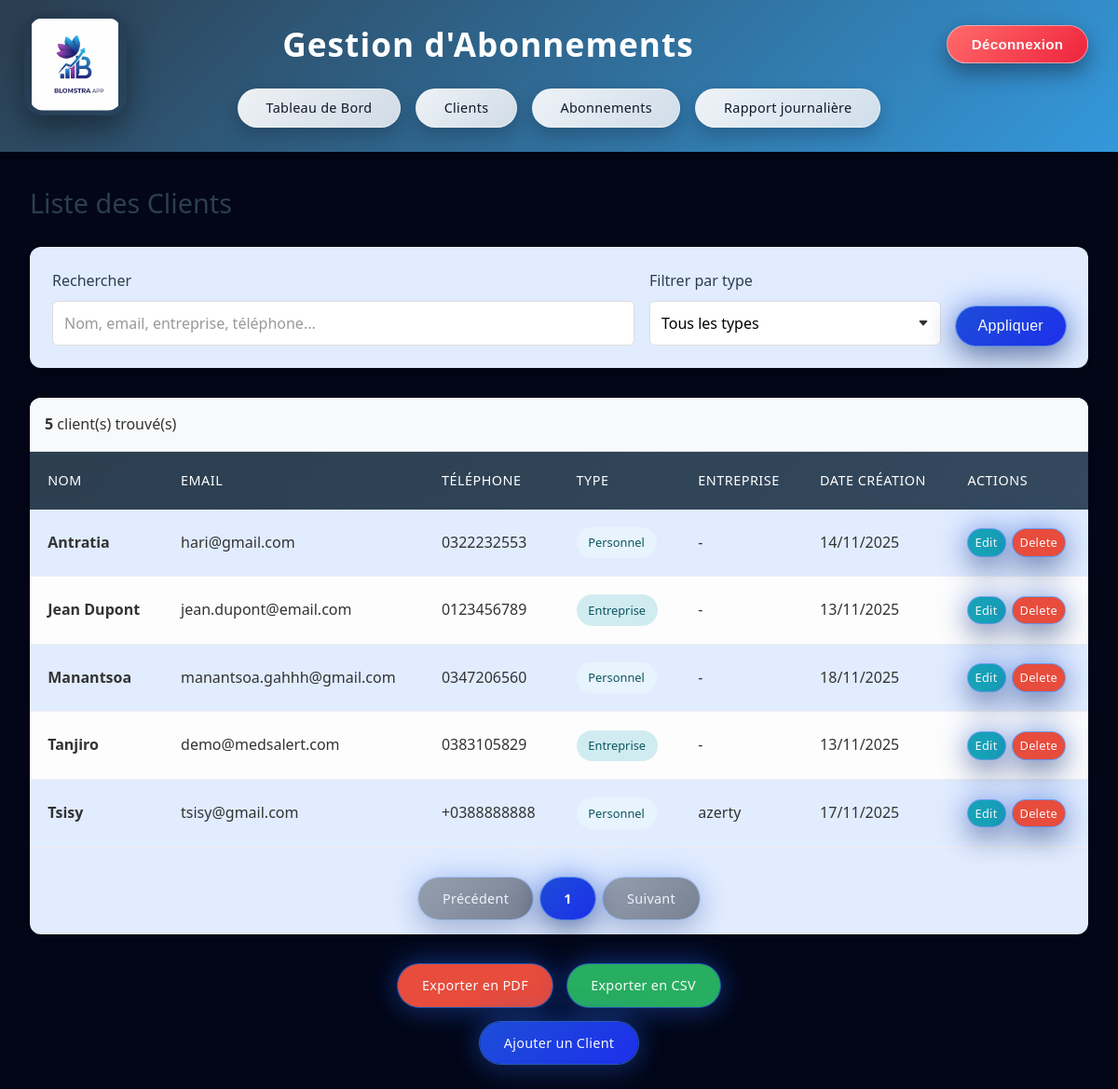
Page /clients/ (signed in) on the earlier database version.
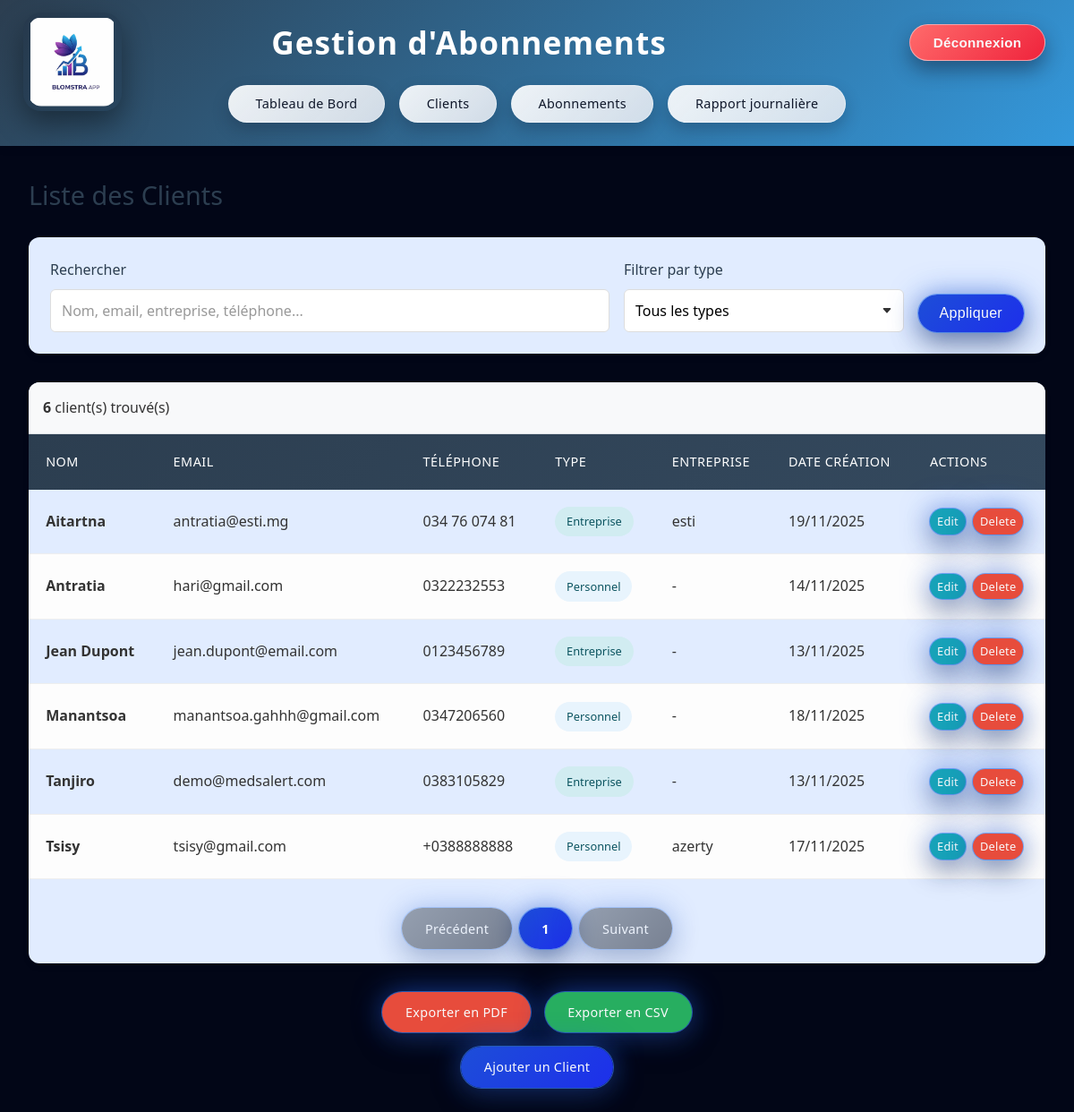
Same page on the later database version.
### subscriptions/models.py (models this page shows, shortened)
class Client(models.Model):
    TYPE_CHOICES = [
        ('personnel', 'Personnel'),
        ('entreprise', 'Entreprise'),
    ]
    user = models.OneToOneField(User, null=True, blank=True, on_delete=models.SET_NULL, related_name='client')
    nom = models.CharField(max_length=100)
    email = models.EmailField()
    telephone = models.CharField(max_length=20, blank=True)
    type_client = models.CharField(max_length=20, choices=TYPE_CHOICES)
    nom_entreprise = models.CharField(max_length=100, blank=True)
    adresse = models.TextField(blank=True)
    date_creation = models.DateTimeField(auto_now_add=True)
    date_modification = models.DateTimeField(auto_now=True)
    class Meta:
        verbose_name = "Client"
        verbose_name_plural = "Clients"

### subscriptions/views.py (the view, shortened to what this page needs)
# urls.py: path('clients/', login_required(views.client_list), name='client_list'),
@login_required
def client_list(request):
    clients_qs = Client.objects.all().order_by('nom')
    query = request.GET.get('q')
    type_filter = request.GET.get('type')
    if type_filter:
        clients_qs = clients_qs.filter(type_client=type_filter)
    paginator = Paginator(clients_qs, 20)  # 20 éléments par page
    page = request.GET.get('page')
    try:
        clients_page = paginator.page(page)
    except PageNotAnInteger:
        clients_page = paginator.page(1)
    except EmptyPage:
        clients_page = paginator.page(paginator.num_pages)
    params = request.GET.copy()
    if 'page' in params:
        params.pop('page')
    params = params.urlencode()
    context = {
        'clients': clients_page,
        'query': query or '',
        'type_filter': type_filter or '',
        'params': params,
    }
    return render(request, 'subscriptions/client_list.html', context)

### templates/subscriptions/client_list.html (shortened to what the changed rows need)
{% extends 'subscriptions/base.html' %}
{% block content %}
<h2>Liste des Clients</h2>
{% if clients %}
<div class="table-container">
    <div style="padding: 1rem; background: #f8f9fa; border-bottom: 1px solid #dee2e6;">
        <strong>{{ clients.paginator.count }}</strong> client(s) trouvé(s)
    </div>
    <table>
        <thead>
            <tr>
                <th>Nom</th>
                <th>Email</th>
                <th>Téléphone</th>
                <th>Type</th>
                <th>Entreprise</th>
                <th>Date Création</th>
                <th>Actions</th>
            </tr>
        </thead>
        <tbody>
            {% for client in clients %}
            <tr>
                <td>
                    <strong>{{ client.nom }}</strong>
                </td>
                <td>{{ client.email }}</td>
                <td>{{ client.telephone|default:"-" }}</td>
                <td>
                    <span class="badge {% if client.type_client == 'entreprise' %}badge-entreprise{% else %}badge-personnel{% endif %}">
                        {{ client.get_type_client_display }}
                    </span>
                </td>
                <td>{{ client.nom_entreprise|default:"-" }}</td>
                <td>{{ client.date_creation|date:"d/m/Y" }}</td>
                <td>
                    <div style="display: flex; gap: 0.5rem; flex-wrap: wrap;">
                        <a href="{% url 'subscriptions:client_edit' client.pk %}"
                           class="btn"
                           style="padding: 0.25rem 0.5rem; font-size: 0.8rem; background: #17a2b8;">
                            Edit
                        </a>
                        <a href="{% url 'subscriptions:client_delete' client.pk %}"
                           class="btn btn-secondary"
                           style="padding: 0.25rem 0.5rem; font-size: 0.8rem; background: #e74c3c;">
                            Delete
                        </a>
                    </div>
                </td>
            </tr>
            {% endfor %}
        </tbody>
    </table>
    <div style="padding: 1rem; display:flex; justify-content:center; gap: 0.5rem; align-items:center; margin-top: 1rem;">
        {% if clients.has_previous %}
            <a href="?page={{ clients.previous_page_number }}{% if params %}&{{ params }}{% endif %}" class="btn btn-secondary">Précédent</a>
        {% else %}
            <span class="btn btn-secondary" style="opacity:0.5; cursor:default;">Précédent</span>
        {% endif %}
        {% for i in clients.paginator.page_range %}
            {% if clients.number == i %}
                <span class="btn" style="font-weight:700;">{{ i }}</span>
            {% else %}
                <a href="?page={{ i }}{% if params %}&{{ params }}{% endif %}" class="btn btn-secondary">{{ i }}</a>
            {% endif %}
        {% endfor %}
        {% if clients.has_next %}
            <a href="?page={{ clients.next_page_number }}{% if params %}&{{ params }}{% endif %}" class="btn btn-secondary">Suivant</a>
        {% else %}
            <span class="btn btn-secondary" style="opacity:0.5; cursor:default;">Suivant</span>
        {% endif %}
    </div>
</div>
{% endif %}
{% endblock %}

Differences in the rows shown:
added Client: nom "Aitartna", email "antratia@esti.mg", telephone "034 76 074 81", type_client "Entreprise", nom_entreprise "esti", date_creation "19/11/2025"
Other differences:
{{ clients.paginator.count }}: "5" → "6"
